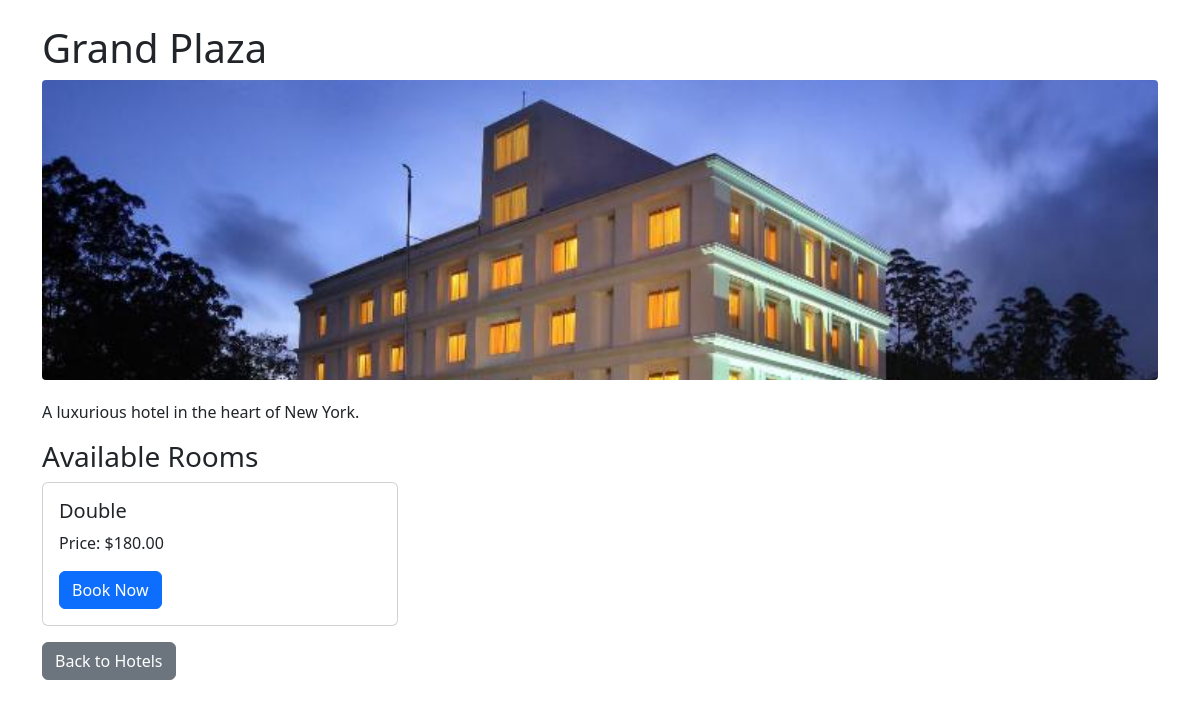
/hotel/21/, run on an earlier commit of the app's database.
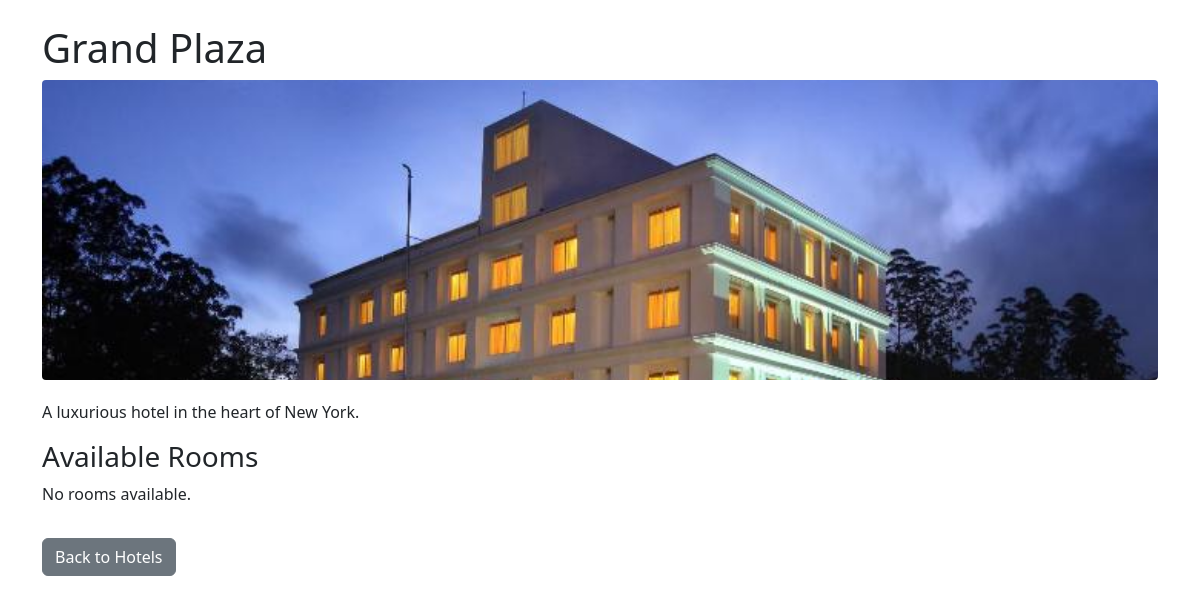
And on a later commit of the database.
### booking/models.py (models this page shows, shortened)
class Hotel(models.Model):
    name = models.CharField(max_length=200)
    location = models.CharField(max_length=200)
    description = models.TextField()
    image = models.ImageField(upload_to='hotel_images/', blank=True, null=True)
    rating = models.DecimalField(max_digits=3, decimal_places=2, default=0.0)
    amenities = models.JSONField(default=list, blank=True)

class Room(models.Model):
    hotel = models.ForeignKey(Hotel, on_delete=models.CASCADE, related_name='rooms')
    room_type = models.CharField(max_length=100)
    price = models.DecimalField(max_digits=8, decimal_places=2)
    availability = models.BooleanField(default=True)

### booking/views.py (the view)
# urls.py: path('hotel/<int:hotel_id>/', views.hotel_detail, name='hotel_detail'),
def hotel_detail(request, hotel_id):
    hotel = get_object_or_404(Hotel, pk=hotel_id)
    rooms = hotel.rooms.filter(availability=True)
    return render(request, 'booking/hotel_detail.html', {'hotel': hotel, 'rooms': rooms})

### booking/templates/booking/hotel_detail.html (shortened to what this page needs)
<!DOCTYPE html>
<html>
<head>
    <link href="https://cdn.jsdelivr.net/npm/bootstrap@5.3.0/dist/css/bootstrap.min.css" rel="stylesheet">
</head>
<body>
<div class="container mt-4 fade-in">
    <h1>{{ hotel.name }}</h1>
    {% if hotel.image %}
    <img src="{{ hotel.image.url }}" alt="{{ hotel.name }}" class="hotel-image">
    {% else %}
    <img src="https://via.placeholder.com/800x300?text=No+Image" alt="No Image" class="hotel-image">
    {% endif %}
    <p>{{ hotel.description }}</p>
    <h3>Available Rooms</h3>
    <div class="row row-cols-1 row-cols-md-3 g-4">
        {% for room in rooms %}
        <div class="col">
            <div class="card room-card h-100">
                <div class="card-body">
                    <h5 class="card-title">{{ room.room_type }}</h5>
                    <p class="card-text">Price: ${{ room.price }}</p>
                    <a href="{% url 'booking:book_room' room.id %}" class="btn btn-primary">Book Now</a>
                </div>
            </div>
        </div>
        {% empty %}
        <p>No rooms available.</p>
        {% endfor %}
    </div>
    <a href="{% url 'booking:hotel_list' %}" class="btn btn-secondary mt-3">Back to Hotels</a>
</div>
</body>
</html>

### booking/templates/booking/hotel_detail.html (style rules this page uses)
.fade-in { animation: fadeIn 1s ease-in-out; }
.hotel-image { width: 100%; height: 300px; object-fit: cover; border-radius: 0.25rem; margin-bottom: 20px; }

What changed in the data, as far as the page shows it:
no longer on this page (row edited): Room: room_type "Double", price "180.00"
Also different on the page:
text now shown: "No rooms available."
